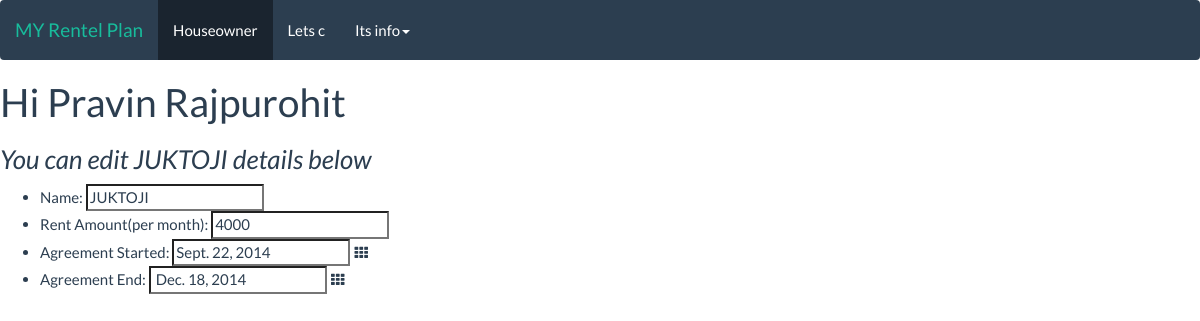
/renterinfo/2/edit, run on the app's committed database.
### Renter/models.py (models this page shows)
class RenterInfo(models.Model):
    HOID = models.ForeignKey(HouseOwner)
    full_name = models.CharField(max_length=200)
    previous_address = models.CharField(max_length=200)
    rent_amount  = models.IntegerField(default=0)
    start_rent_date = models.DateField('Agreement started')
    end_rent_date = models.DateField('Agreement Ended')
    deposit_by_renter = models.IntegerField(default=0)
    Months_year = ( ('Jan', 'January'),
                ('Feb', 'February'),
                ('Mar', 'March'),
                ('Apr', 'April'),
                ('May', 'May'),
                ('Jun', 'June'),
                ('Jul', 'July'),
                ('Aug', 'August'),
                ('Sep', 'September'),
                ('Oct', 'October'),
                ('Nov', 'November'),
                ('Dec', 'December'))
    def __unicode__(self):  # Python 3: def __str__(self):
         return self.full_name

### houseowner/models.py (models this page shows)
class HouseOwner(models.Model):
    Full_Name = models.CharField(max_length=200)
    Address_of_houseowner = models.CharField(max_length=200)
    No_of_renters  = models.IntegerField(default=0)
    Houseownerjoinedthesite = models.DateTimeField('House owner join site')
    def __unicode__(self):  # Python 3: def __str__(self):
        return self.Full_Name

### Renter/views.py (the view)
# urls.py: url(r'^(?P<renter_id>\d+)/edit$', views.editrenterinfo, name='editrenterinfo'),
def editrenterinfo(request, renter_id):
    renterinfo = get_object_or_404(RenterInfo, pk=renter_id)
    print dir(renterinfo)
    if renterinfo:
        return render(request, 'renterinfo/Editrenterinfo.html', {'renterinfo': renterinfo} )
    else:
        error_message = "fuck nothing gotten what the hell"
        return render(request, 'renterinfo/Editrenterinfo.html', {'error_message': error_message} )

### Renter/templates/renterinfo/Editrenterinfo.html (shortened to what this page needs)
{% extends "header_templet.html" %}
{% block content %}
<h1>Hi  {{renterinfo.HOID}}</h1>
<h3><i>You can edit {{renterinfo}} details below</i></h3>
<ul>     <li Title="Full name of renter" >Name:
             <input name="RenterName" value="{{renterinfo.full_name}}" />
         </li>
        <li Title="Rent Amount paied by {{renterinfo.full_name}}" >Rent Amount(per month):
           <input name="RenterMonthrent" value="{{renterinfo.rent_amount}}" /></li>
        <li Title="Agreement Started for {{renterinfo.full_name}}" >Agreement Started:
           <span id ='sandbox-container' class="input-append date">
              <input type="text" name="Start_Rent_Date"  value="{{renterinfo.start_rent_date}}" class="span2"/>
              <span class="add-on"><i class="icon-th"></i></span>
           </span> </li>
        <li Title="Agreement End for {{renterinfo.full_name}}" >Agreement End:
           <span id ='sandbox-container' class="input-append date">
              <input type="text" name="End_Rent_Date"  value=" {{renterinfo.end_rent_date}}" class="span2"/>
              <span class="add-on"><i class="icon-th"></i></span>
           </span> </li>
{% endblock %}

### static/css/datepicker.css (style rules this page uses)
.input-append.date .add-on i, .input-prepend.date .add-on i { cursor: pointer; width: 16px; height: 16px; }

### data on the page
RenterInfo: HOID "Pravin Rajpurohit", full_name "JUKTOJI", RenterName "JUKTOJI", RenterMonthrent "4000", Start_Rent_Date "Sept. 22, 2014", End_Rent_Date "Dec. 18, 2014"
